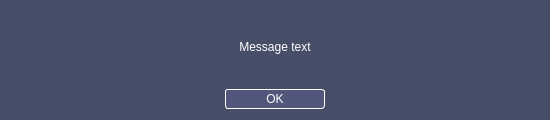
<?xml version="1.0" encoding="UTF-8"?>
<ui version="4.0">
 <class>Form</class>
 <widget class="QWidget" name="Form">
  <property name="geometry">
   <rect>
    <x>0</x>
    <y>0</y>
    <width>550</width>
    <height>120</height>
   </rect>
  </property>
  <property name="minimumSize">
   <size>
    <width>550</width>
    <height>120</height>
   </size>
  </property>
  <property name="maximumSize">
   <size>
    <width>550</width>
    <height>120</height>
   </size>
  </property>
  <property name="windowTitle">
   <string>Form</string>
  </property>
  <property name="styleSheet">
   <string notr="true">#Form {
	background-color: #474E68;
}

#label {
	color: white;
}

QPushButton {
    color: rgb(255, 255, 255);
    background-color: #50577A;
	border-radius: 3px;
	border: 1px solid white;
}

QPushButton:hover {
    background-color: #6B728E;
}</string>
  </property>
  <layout class="QVBoxLayout" name="verticalLayout">
   <item>
    <widget class="QLabel" name="label">
     <property name="font">
      <font>
       <pointsize>9</pointsize>
      </font>
     </property>
     <property name="text">
      <string>Message text</string>
     </property>
     <property name="alignment">
      <set>Qt::AlignCenter</set>
     </property>
    </widget>
   </item>
   <item alignment="Qt::AlignHCenter">
    <widget class="QPushButton" name="pushButton">
     <property name="sizePolicy">
      <sizepolicy hsizetype="Maximum" vsizetype="Fixed">
       <horstretch>0</horstretch>
       <verstretch>0</verstretch>
      </sizepolicy>
     </property>
     <property name="minimumSize">
      <size>
       <width>100</width>
       <height>20</height>
      </size>
     </property>
     <property name="text">
      <string>OK</string>
     </property>
    </widget>
   </item>
  </layout>
 </widget>
 <resources/>
 <connections/>
</ui>
